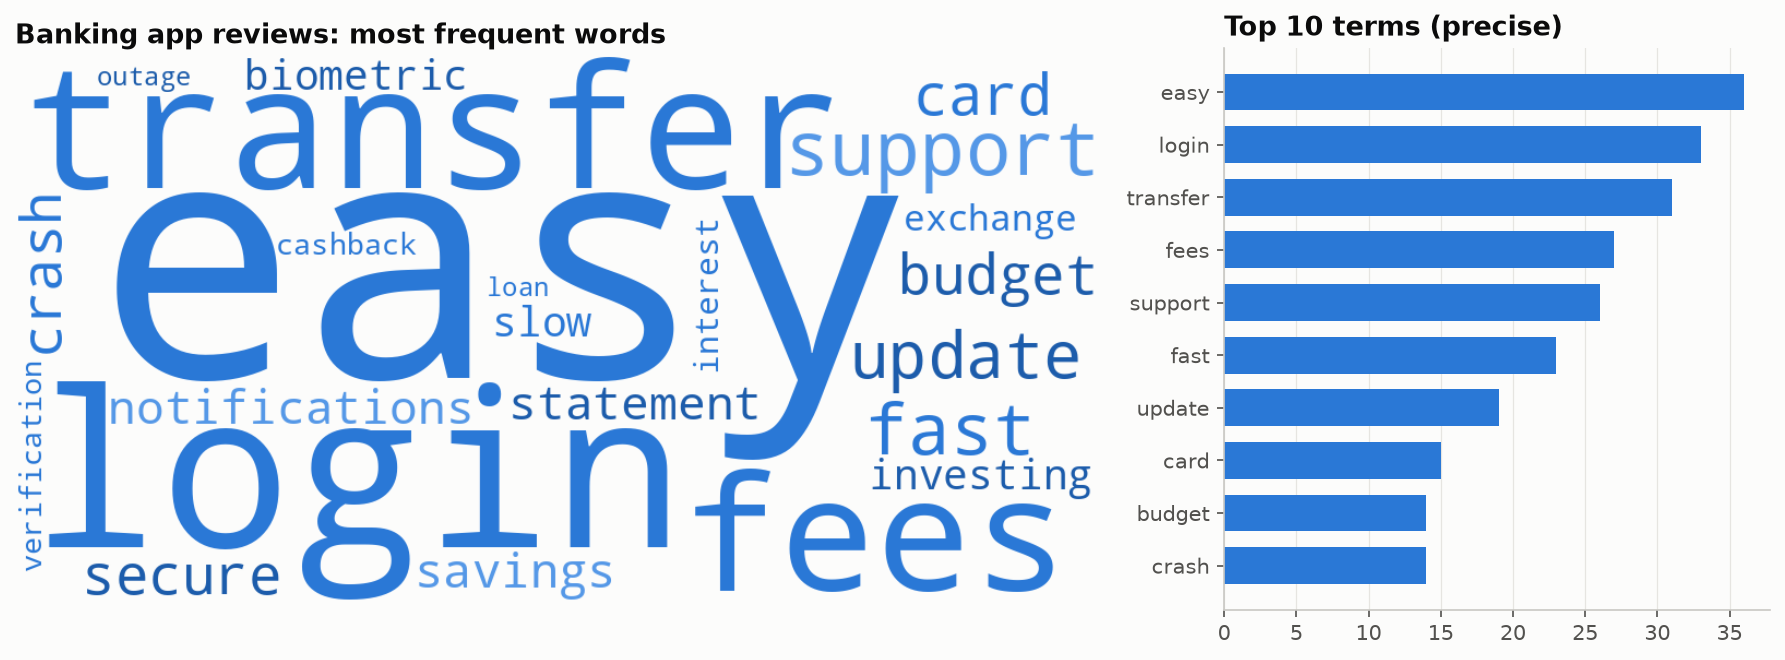

Python code for this plot:
"""
Word Cloud  -  family: Magnitude

DESIGN PURPOSE
Shows words from a text sized by their frequency. It gives an at-a-glance,
impressionistic summary of the dominant terms in open-ended text.

WHEN TO USE
  - Give a quick first look at the themes of free-text responses, reviews or
    speeches
  - Engaging illustrations where precision is not required

AVOID WHEN
  - Any analytical comparison (word size is confounded by word length; use a
    bar chart of frequencies)
  - Small corpora, or text where key phrases span several words

ALTERNATIVES
  - Horizontal bar chart of top terms
  - Treemap of topics

EXAMPLE
Word frequencies from app-store reviews of a mobile banking app (synthetic).

Run:  python word_cloud.py
"""
import sys
from pathlib import Path

import numpy as np
import pandas as pd
import matplotlib.pyplot as plt

# Library style: categorical colors in fixed order, recessive axes, hairline grid.
PALETTE = ["#2a78d6", "#eb6834", "#1baf7a", "#eda100",
           "#e87ba4", "#008300", "#6250d6", "#e34948"]
SEQ_CMAP = "Blues"      # sequential: one hue, light -> dark
DIV_CMAP = "RdBu_r"     # diverging: two opposite hues, neutral midpoint
GRAY = "#b8b7b1"        # de-emphasised marks
plt.rcParams.update({
    "figure.figsize": (8, 4.8), "figure.dpi": 110, "figure.facecolor": "#fcfcfb",
    "axes.facecolor": "#fcfcfb", "axes.edgecolor": "#c9c8c3", "axes.linewidth": 0.8,
    "axes.spines.top": False, "axes.spines.right": False,
    "axes.grid": True, "grid.color": "#e6e5e1", "grid.linewidth": 0.6, "axes.axisbelow": True,
    "axes.prop_cycle": plt.cycler(color=PALETTE),
    "axes.titlesize": 13, "axes.titleweight": "bold", "axes.titlelocation": "left",
    "axes.labelcolor": "#52514e", "xtick.color": "#52514e", "ytick.color": "#52514e",
    "text.color": "#0b0b0b", "font.size": 10, "lines.linewidth": 2,
    "legend.frameon": False,
})

# --- Example data ------------------------------------------------------------
from collections import Counter
rng = np.random.default_rng(2)
vocab = {"easy": 40, "transfer": 34, "login": 30, "fast": 28, "fees": 26, "support": 24,
         "update": 22, "crash": 18, "secure": 16, "card": 15, "budget": 14, "savings": 12,
         "notifications": 11, "statement": 10, "investing": 9, "biometric": 8, "slow": 7,
         "exchange": 6, "interest": 6, "cashback": 5, "outage": 4, "verification": 4, "loan": 3}
freqs = {w: int(f * rng.uniform(0.8, 1.2)) for w, f in vocab.items()}
pd.Series(freqs).sort_values(ascending=False).head(10)

# --- Plot --------------------------------------------------------------------
from wordcloud import WordCloud
blues = ["#104281", "#1c5cab", "#2a78d6", "#5598e7"]
wc = WordCloud(width=1000, height=500, background_color="#fcfcfb", prefer_horizontal=0.9,
               color_func=lambda *a, **k: blues[np.random.default_rng(len(a[0])).integers(4)],
               random_state=1).generate_from_frequencies(freqs)
fig, (ax1, ax2) = plt.subplots(1, 2, figsize=(12, 4.5), gridspec_kw={"width_ratios": [2, 1]})
ax1.imshow(wc, interpolation="bilinear")
ax1.axis("off")
ax1.set_title("Banking app reviews: most frequent words")
top = pd.Series(freqs).sort_values().tail(10)
ax2.barh(top.index, top.values, color=PALETTE[0], height=0.7)
ax2.set_title("Top 10 terms (precise)")
ax2.grid(axis="y", visible=False)
fig.tight_layout()

# --- Save / show -------------------------------------------------------------
out = Path(__file__).with_name(Path(__file__).stem + ".png")
fig.savefig(out, dpi=150, bbox_inches="tight")
print(f"saved {out}")
if "--no-show" not in sys.argv:
    plt.show()
